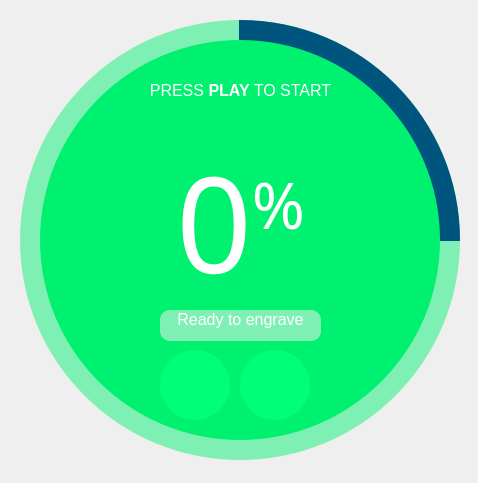
<?xml version="1.0" encoding="UTF-8"?>
<ui version="4.0">
 <class>GrblStream</class>
 <widget class="QMainWindow" name="GrblStream">
  <property name="geometry">
   <rect>
    <x>0</x>
    <y>0</y>
    <width>478</width>
    <height>483</height>
   </rect>
  </property>
  <property name="windowTitle">
   <string>MainWindow</string>
  </property>
  <widget class="QWidget" name="centralwidget">
   <widget class="QFrame" name="circularProgressBarBase">
    <property name="geometry">
     <rect>
      <x>10</x>
      <y>10</y>
      <width>460</width>
      <height>460</height>
     </rect>
    </property>
    <property name="frameShape">
     <enum>QFrame::NoFrame</enum>
    </property>
    <property name="frameShadow">
     <enum>QFrame::Raised</enum>
    </property>
    <widget class="QFrame" name="circularProgress">
     <property name="geometry">
      <rect>
       <x>10</x>
       <y>10</y>
       <width>440</width>
       <height>440</height>
      </rect>
     </property>
     <property name="styleSheet">
      <string notr="true">QFrame{
	border-radius: 220px;
	background-color: qconicalgradient(cx:0.5, cy:0.5, angle:90, stop:0.749 rgba(0, 170, 0, 0), stop:0.750 rgba(0, 85, 127, 255));
}</string>
     </property>
     <property name="frameShape">
      <enum>QFrame::NoFrame</enum>
     </property>
     <property name="frameShadow">
      <enum>QFrame::Raised</enum>
     </property>
    </widget>
    <widget class="QFrame" name="circularBig">
     <property name="geometry">
      <rect>
       <x>10</x>
       <y>10</y>
       <width>440</width>
       <height>440</height>
      </rect>
     </property>
     <property name="styleSheet">
      <string notr="true">QFrame{
	border-radius: 220px;
	background-color: rgba(0, 240, 112, 120);
}</string>
     </property>
     <property name="frameShape">
      <enum>QFrame::NoFrame</enum>
     </property>
     <property name="frameShadow">
      <enum>QFrame::Raised</enum>
     </property>
    </widget>
    <widget class="QFrame" name="container">
     <property name="geometry">
      <rect>
       <x>30</x>
       <y>30</y>
       <width>400</width>
       <height>400</height>
      </rect>
     </property>
     <property name="styleSheet">
      <string notr="true">QFrame{
	border-radius: 200px;
	background-color: rgb(0, 240, 112);
}</string>
     </property>
     <property name="frameShape">
      <enum>QFrame::NoFrame</enum>
     </property>
     <property name="frameShadow">
      <enum>QFrame::Raised</enum>
     </property>
     <widget class="QLabel" name="send_label">
      <property name="geometry">
       <rect>
        <x>80</x>
        <y>30</y>
        <width>241</width>
        <height>41</height>
       </rect>
      </property>
      <property name="font">
       <font>
        <family>Segoe UI</family>
        <pointsize>12</pointsize>
        <weight>75</weight>
        <bold>true</bold>
       </font>
      </property>
      <property name="styleSheet">
       <string notr="true">background-color: rgba(255, 255, 255, 0);
color: #FFFFFFFF</string>
      </property>
      <property name="text">
       <string>&lt;html&gt;&lt;head/&gt;&lt;body&gt;&lt;p align=&quot;center&quot;&gt;&lt;span style=&quot; font-weight:400;&quot;&gt;PRESS &lt;/span&gt;PLAY&lt;span style=&quot; font-weight:400;&quot;&gt; TO START&lt;/span&gt;&lt;/p&gt;&lt;/body&gt;&lt;/html&gt;</string>
      </property>
      <property name="alignment">
       <set>Qt::AlignCenter</set>
      </property>
     </widget>
     <widget class="QLabel" name="gcode_label">
      <property name="geometry">
       <rect>
        <x>50</x>
        <y>70</y>
        <width>301</width>
        <height>31</height>
       </rect>
      </property>
      <property name="font">
       <font>
        <family>Segoe UI</family>
        <pointsize>12</pointsize>
        <weight>75</weight>
        <bold>true</bold>
       </font>
      </property>
      <property name="layoutDirection">
       <enum>Qt::LeftToRight</enum>
      </property>
      <property name="styleSheet">
       <string notr="true">background-color: rgba(255, 255, 255, 0);
color: #FFFFFFFF</string>
      </property>
      <property name="text">
       <string>&lt;html&gt;&lt;head/&gt;&lt;body&gt;&lt;p align=&quot;center&quot;&gt;&lt;br/&gt;&lt;/p&gt;&lt;/body&gt;&lt;/html&gt;</string>
      </property>
      <property name="alignment">
       <set>Qt::AlignCenter</set>
      </property>
     </widget>
     <widget class="QLabel" name="progress_label">
      <property name="geometry">
       <rect>
        <x>40</x>
        <y>90</y>
        <width>321</width>
        <height>181</height>
       </rect>
      </property>
      <property name="font">
       <font>
        <family>Agency FB</family>
        <pointsize>100</pointsize>
       </font>
      </property>
      <property name="layoutDirection">
       <enum>Qt::LeftToRight</enum>
      </property>
      <property name="styleSheet">
       <string notr="true">background-color: rgba(255, 255, 255, 0);
color: #FFFFFFFF</string>
      </property>
      <property name="text">
       <string>&lt;html&gt;&lt;head/&gt;&lt;body&gt;&lt;p align=&quot;center&quot;&gt;0&lt;span style=&quot; font-size:72pt; vertical-align:super;&quot;&gt;%&lt;/span&gt;&lt;/p&gt;&lt;/body&gt;&lt;/html&gt;</string>
      </property>
      <property name="alignment">
       <set>Qt::AlignCenter</set>
      </property>
     </widget>
     <widget class="QLabel" name="engrave_label">
      <property name="geometry">
       <rect>
        <x>120</x>
        <y>270</y>
        <width>161</width>
        <height>31</height>
       </rect>
      </property>
      <property name="font">
       <font>
        <family>Segoe UI</family>
        <pointsize>12</pointsize>
       </font>
      </property>
      <property name="layoutDirection">
       <enum>Qt::LeftToRight</enum>
      </property>
      <property name="styleSheet">
       <string notr="true">border-radius: 10px;
background-color: rgb(127, 240, 180);
color: #FFFFFFFF</string>
      </property>
      <property name="text">
       <string>&lt;html&gt;&lt;head/&gt;&lt;body&gt;&lt;p align=&quot;center&quot;&gt;Ready to engrave&lt;br/&gt;&lt;/p&gt;&lt;/body&gt;&lt;/html&gt;</string>
      </property>
      <property name="alignment">
       <set>Qt::AlignCenter</set>
      </property>
     </widget>
     <widget class="QPushButton" name="play_pause_button">
      <property name="geometry">
       <rect>
        <x>120</x>
        <y>310</y>
        <width>70</width>
        <height>70</height>
       </rect>
      </property>
      <property name="font">
       <font>
        <family>Segoe UI Black</family>
        <pointsize>20</pointsize>
       </font>
      </property>
      <property name="styleSheet">
       <string notr="true">QPushButton{
	background-color:rgb(0, 255, 119);
	color:rgb(255, 255, 255);
	border-radius: 35px;
}
QPushButton:hover{
	background-color:rgb(0, 240, 112);
}
QPushButton:pressed{
	background-color:rgb(0, 143, 66);
}</string>
      </property>
      <property name="text">
       <string/>
      </property>
      <property name="icon">
       <iconset>
        <normaloff>Images/PinClipart.com_barcode-clipart_2064177.png</normaloff>
        <normalon>Images/PinClipart.com_empty-refrigerator-clipart_1968920.png</normalon>Images/PinClipart.com_barcode-clipart_2064177.png</iconset>
      </property>
      <property name="iconSize">
       <size>
        <width>130</width>
        <height>200</height>
       </size>
      </property>
      <property name="checkable">
       <bool>true</bool>
      </property>
      <property name="checked">
       <bool>false</bool>
      </property>
      <property name="autoExclusive">
       <bool>false</bool>
      </property>
     </widget>
     <widget class="QPushButton" name="stop_button">
      <property name="geometry">
       <rect>
        <x>200</x>
        <y>310</y>
        <width>70</width>
        <height>70</height>
       </rect>
      </property>
      <property name="font">
       <font>
        <family>Segoe UI Black</family>
        <pointsize>20</pointsize>
       </font>
      </property>
      <property name="styleSheet">
       <string notr="true">QPushButton{
	background-color:rgb(0, 255, 119);
	color:rgb(255, 255, 255);
	border-radius: 35px;
}
QPushButton:hover{
	background-color:rgb(0, 240, 112);
}
QPushButton:pressed{
	background-color:rgb(0, 143, 66);
}</string>
      </property>
      <property name="text">
       <string/>
      </property>
      <property name="icon">
       <iconset>
        <normaloff>Images/pngwing.com.png</normaloff>Images/pngwing.com.png</iconset>
      </property>
      <property name="iconSize">
       <size>
        <width>120</width>
        <height>200</height>
       </size>
      </property>
      <property name="checkable">
       <bool>true</bool>
      </property>
      <property name="checked">
       <bool>false</bool>
      </property>
      <property name="autoExclusive">
       <bool>false</bool>
      </property>
     </widget>
    </widget>
    <zorder>circularBig</zorder>
    <zorder>circularProgress</zorder>
    <zorder>container</zorder>
   </widget>
  </widget>
 </widget>
 <resources/>
 <connections/>
</ui>
